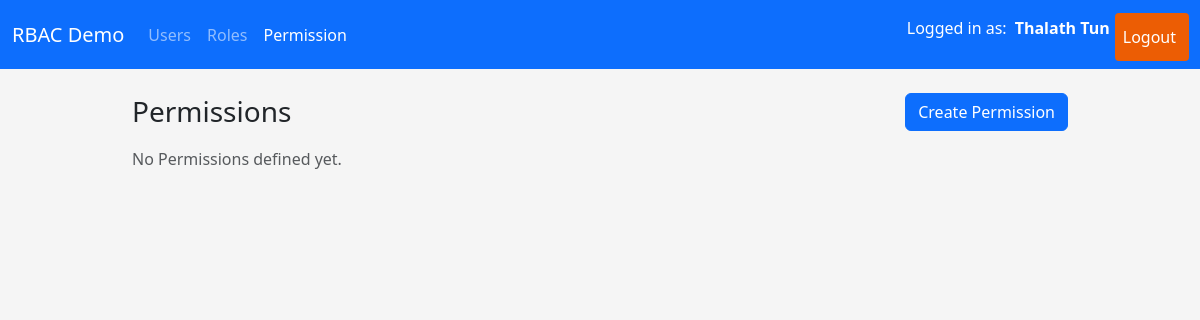
Before: /permissions/ (signed in) with the older database file.
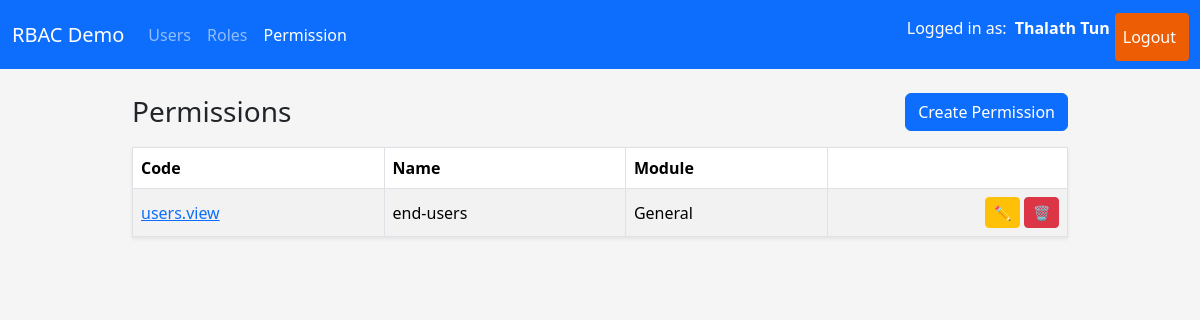
After: the same page with the newer database file.
### app/models/permission.py (models this page shows, shortened)
class Permission(db.Model):
    __tablename__ = "permissions"
    id = db.Column(db.Integer, primary_key = True)
    code = db.Column(db.String(64), unique=True, nullable=False, index=True)
    name = db.Column(db.String(120), nullable=False)
    description = db.Column(db.String(255))
    module = db.Column(db.String(80), nullable=False, default="General")
    created_at = db.Column(db.DateTime, default = datetime.utcnow, nullable=False)
    updated_at = db.Column(db.DateTime, default = datetime.utcnow, onupdate = datetime.utcnow, nullable=False)
    roles = db.relationship("Role", secondary=role_permissions, back_populates = "permissions")

### app/routes/permission_routes.py (the view)
@permission_bp.route("/")
@login_required
def index():
    permissions = PermissionService.get_all()
    return render_template("permissions/index.html", permissions=permissions)

### app/services/permission_service.py (called while the page is built)
    @staticmethod
    def get_all() -> List[Permission]:
        return Permission.query.order_by(Permission.code.asc()).all()

### app/templates/permissions/index.html (shortened to what this page needs)
{% extends "layouts/base.html" %}
{% block content %}
<div class="d-flex justify-content-between align-items-center mb-3">
    <h1 class="h3 mb-0">Permissions</h1>
    <a href="{{ url_for('permissions.create') }}" class="btn btn-primary">Create Permission</a>
</div>
{% if permissions %}
    <table class="table table-striped table-bordered align-middle shadow-sm">
        <thead>
            <tr>
                <th>Code</th>
                <th>Name</th>
                <th>Module</th>
                <th class="text-end"></th>
            </tr>
        </thead>
        <tbody>
            {% for perm in permissions %}
            <tr>
                <td>
                    <a href="{{ url_for('permissions.detail', permission_id=perm.id) }}">
                        {{ perm.code }}
                    </a>
                </td>
                <td>
                    {{ perm.name or "_" }}
                </td>
                <td>
                    {{ perm.module }}
                </td>
                <td class="text-end">
                    <a
                        href="{{ url_for('permissions.edit', permission_id = perm.id) }}"
                        class="btn btn-sm btn-warning"
                    >
                    ✏️
                    </a>
                    <a
                        href="{{ url_for('permissions.index', permission_id = perm.id) }}"
                        class="btn btn-sm btn-danger"
                    >
                    🗑️
                    </a>
                </td>
            </tr>
            {% endfor %}
        </tbody>
    </table>
{% else %}
<p class="text-muted"> No Permissions defined yet.</p>
{% endif %}
{% endblock %}

Changed rows visible on the page:
added Permission: code "users.view", name "end-users", module "General"
Other visible differences:
text no longer shown: "No Permissions defined yet."
text now shown: "Code Name Module"
